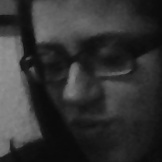
#> input picture yuzverileri/face-1.1.jpg, 162 x 162 px; its folder holds 4 pictures in this run
$ python Egitme.py
#> lines starting #> are read from the running program, lines starting #| are printed output that depends on the picture
import cv2, os
import numpy as np
from PIL import Image

recognizer = cv2.face.LBPHFaceRecognizer_create()
cascadePath = "face.xml"
faceCascade = cv2.CascadeClassifier(cascadePath)
path = 'yuzverileri'

def get_images_and_labels(path):
#> called with path = 'yuzverileri'
     image_paths = [os.path.join(path, f) for f in os.listdir(path)]
     images = []
     labels = []
     for image_path in image_paths:
         image_pil = Image.open(image_path).convert('L')
#> image_pil is the input picture: PIL image 162x162 L; min 9, max 145, mean 50.8
         image = np.array(image_pil, 'uint8')
         nbr = int(os.path.split(image_path)[1].split(".")[0].replace("face-", ""))
         print(nbr)
         faces = faceCascade.detectMultiScale(image)
#> faces = [[20, 44, 55, 55], [7, 8, 140, 140]]
         for (x, y, w, h) in faces:
             images.append(image[y: y + h, x: x + w])
             labels.append(nbr)
             cv2.imshow("Adding faces to traning set...", image[y: y + h, x: x + w])
             cv2.waitKey(10)
#> this loop made 2 passes
#> pass 1, in get_images_and_labels, `cv2.imshow("Adding faces to traning set...", image[y: y + h, x: x + w])`:
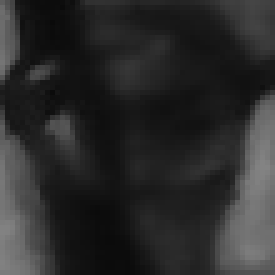
#> window 'Adding faces to traning set...': shape (55, 55) (shown 5 times larger); min 10, max 131, mean 42.7
#> pass 2, in get_images_and_labels, `cv2.imshow("Adding faces to traning set...", image[y: y + h, x: x + w])`:
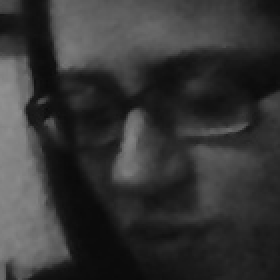
#> window 'Adding faces to traning set...': shape (140, 140) (shown 2 times larger); min 10, max 144, mean 53.2
#> after the loop, images = 2 items; labels = [1, 1]
#> pass 2 of the loop in get_images_and_labels, `for image_path in image_paths:`:
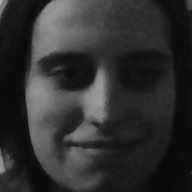
#> input picture yuzverileri/face-1.10.jpg, 192 x 192 px
#> in get_images_and_labels, image_pil is the input picture: PIL image 192x192 L; min 9, max 179, mean 48.1
#> faces = [[11, 10, 174, 174]]
#> the loop in get_images_and_labels, `for (x, y, w, h) in faces:` made 1 pass
#> pass 1, in get_images_and_labels, `cv2.imshow("Adding faces to traning set...", image[y: y + h, x: x + w])`:
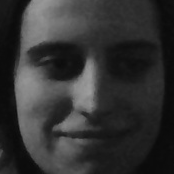
#> window 'Adding faces to traning set...': shape (174, 174); min 10, max 157, mean 50.8
#> after the loop in get_images_and_labels, `for (x, y, w, h) in faces:`: images = 3 items; labels = [1, 1, 1]
#> pass 3 of the loop in get_images_and_labels, `for image_path in image_paths:`:
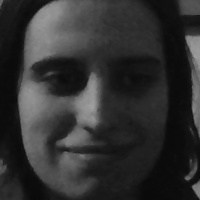
#> input picture yuzverileri/face-1.11.jpg, 200 x 200 px
#> in get_images_and_labels, image_pil is the input picture: PIL image 200x200 L; min 9, max 159, mean 48.9
#> faces = [[6, 8, 185, 185]]
#> the loop in get_images_and_labels, `for (x, y, w, h) in faces:` made 1 pass
#> pass 1, in get_images_and_labels, `cv2.imshow("Adding faces to traning set...", image[y: y + h, x: x + w])`:
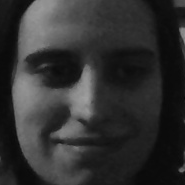
#> window 'Adding faces to traning set...': shape (185, 185); min 9, max 159, mean 49.1
#> after the loop in get_images_and_labels, `for (x, y, w, h) in faces:`: images = 4 items; labels = [1, 1, 1, 1]
#> the loop made 4 passes; the first 3 are shown
     return images, labels


images, labels = get_images_and_labels(path)
cv2.imshow('test', images[0])
cv2.waitKey(1)

recognizer.train(images, np.array(labels))
#> (the run stopped early here; a loop or call above may not have finished)
